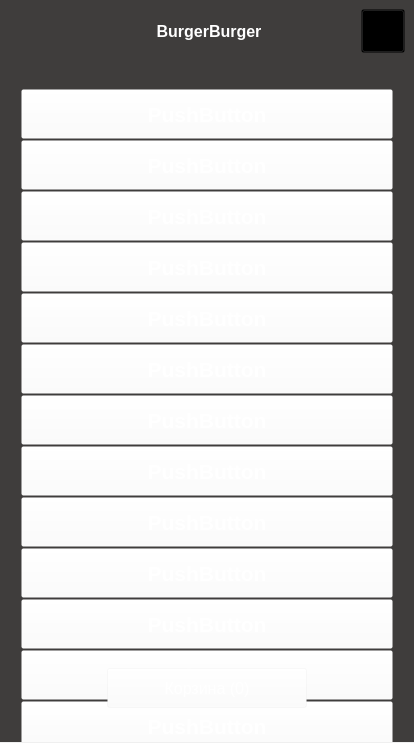
<?xml version="1.0" encoding="UTF-8"?>
<ui version="4.0">
 <class>MainWindow</class>
 <widget class="QMainWindow" name="MainWindow">
  <property name="geometry">
   <rect>
    <x>0</x>
    <y>0</y>
    <width>414</width>
    <height>743</height>
   </rect>
  </property>
  <property name="windowTitle">
   <string>MainWindow</string>
  </property>
  <widget class="QWidget" name="CentralWidget">
   <property name="styleSheet">
    <string notr="true">#MainWidget{
	background-color:rgb(63, 61, 60)
}

QLabel{
	color:rgb(255, 255, 255);
}

QPushButton{
	color:rgb(255, 255, 255);
	background-color: rgba(255, 255, 255, 20);
}</string>
   </property>
   <layout class="QHBoxLayout" name="horizontalLayout">
    <property name="leftMargin">
     <number>0</number>
    </property>
    <property name="topMargin">
     <number>0</number>
    </property>
    <property name="rightMargin">
     <number>0</number>
    </property>
    <property name="bottomMargin">
     <number>0</number>
    </property>
    <item>
     <widget class="QWidget" name="MainWidget" native="true">
      <property name="sizePolicy">
       <sizepolicy hsizetype="Preferred" vsizetype="Preferred">
        <horstretch>0</horstretch>
        <verstretch>0</verstretch>
       </sizepolicy>
      </property>
      <property name="styleSheet">
       <string notr="true"/>
      </property>
      <layout class="QVBoxLayout" name="verticalLayout">
       <property name="leftMargin">
        <number>0</number>
       </property>
       <property name="topMargin">
        <number>0</number>
       </property>
       <property name="rightMargin">
        <number>0</number>
       </property>
       <property name="bottomMargin">
        <number>0</number>
       </property>
       <item>
        <widget class="QWidget" name="Header" native="true">
         <property name="sizePolicy">
          <sizepolicy hsizetype="Preferred" vsizetype="Fixed">
           <horstretch>0</horstretch>
           <verstretch>0</verstretch>
          </sizepolicy>
         </property>
         <property name="minimumSize">
          <size>
           <width>0</width>
           <height>0</height>
          </size>
         </property>
         <property name="maximumSize">
          <size>
           <width>16777215</width>
           <height>62</height>
          </size>
         </property>
         <layout class="QHBoxLayout" name="horizontalLayout_2">
          <item>
           <widget class="QWidget" name="Logo" native="true">
            <layout class="QHBoxLayout" name="horizontalLayout_4">
             <property name="leftMargin">
              <number>0</number>
             </property>
             <property name="topMargin">
              <number>0</number>
             </property>
             <property name="rightMargin">
              <number>0</number>
             </property>
             <property name="bottomMargin">
              <number>0</number>
             </property>
             <item>
              <widget class="QLabel" name="label">
               <property name="sizePolicy">
                <sizepolicy hsizetype="MinimumExpanding" vsizetype="Preferred">
                 <horstretch>0</horstretch>
                 <verstretch>0</verstretch>
                </sizepolicy>
               </property>
               <property name="minimumSize">
                <size>
                 <width>48</width>
                 <height>44</height>
                </size>
               </property>
               <property name="maximumSize">
                <size>
                 <width>48</width>
                 <height>44</height>
                </size>
               </property>
               <property name="font">
                <font>
                 <pointsize>14</pointsize>
                </font>
               </property>
               <property name="text">
                <string/>
               </property>
               <property name="textFormat">
                <enum>Qt::AutoText</enum>
               </property>
               <property name="pixmap">
                <pixmap resource="resources.qrc">:/icons/icons/burger-svgrepo-com.png</pixmap>
               </property>
               <property name="scaledContents">
                <bool>true</bool>
               </property>
               <property name="alignment">
                <set>Qt::AlignCenter</set>
               </property>
              </widget>
             </item>
             <item>
              <widget class="QLabel" name="label_2">
               <property name="font">
                <font>
                 <pointsize>12</pointsize>
                 <weight>75</weight>
                 <bold>true</bold>
                </font>
               </property>
               <property name="text">
                <string>BurgerBurger</string>
               </property>
               <property name="alignment">
                <set>Qt::AlignCenter</set>
               </property>
              </widget>
             </item>
            </layout>
           </widget>
          </item>
          <item>
           <widget class="QWidget" name="AccountWidget" native="true">
            <property name="styleSheet">
             <string notr="true">QPushButton{
	background-color:rgba(0,0,0,0);
}</string>
            </property>
            <layout class="QHBoxLayout" name="horizontalLayout_3">
             <property name="leftMargin">
              <number>0</number>
             </property>
             <property name="topMargin">
              <number>0</number>
             </property>
             <property name="rightMargin">
              <number>0</number>
             </property>
             <property name="bottomMargin">
              <number>0</number>
             </property>
             <item>
              <widget class="QPushButton" name="pushButton">
               <property name="sizePolicy">
                <sizepolicy hsizetype="Preferred" vsizetype="Preferred">
                 <horstretch>0</horstretch>
                 <verstretch>0</verstretch>
                </sizepolicy>
               </property>
               <property name="minimumSize">
                <size>
                 <width>44</width>
                 <height>44</height>
                </size>
               </property>
               <property name="maximumSize">
                <size>
                 <width>44</width>
                 <height>44</height>
                </size>
               </property>
               <property name="text">
                <string/>
               </property>
               <property name="icon">
                <iconset resource="resources.qrc">
                 <normaloff>:/icons/icons/abstract-user-flat-1.png</normaloff>:/icons/icons/abstract-user-flat-1.png</iconset>
               </property>
               <property name="iconSize">
                <size>
                 <width>44</width>
                 <height>44</height>
                </size>
               </property>
              </widget>
             </item>
            </layout>
           </widget>
          </item>
         </layout>
        </widget>
       </item>
       <item>
        <widget class="QWidget" name="MainContent" native="true">
         <property name="sizePolicy">
          <sizepolicy hsizetype="Expanding" vsizetype="MinimumExpanding">
           <horstretch>0</horstretch>
           <verstretch>0</verstretch>
          </sizepolicy>
         </property>
         <property name="autoFillBackground">
          <bool>true</bool>
         </property>
         <property name="styleSheet">
          <string notr="true"/>
         </property>
         <widget class="QScrollArea" name="scrollArea">
          <property name="geometry">
           <rect>
            <x>0</x>
            <y>0</y>
            <width>414</width>
            <height>674</height>
           </rect>
          </property>
          <property name="autoFillBackground">
           <bool>true</bool>
          </property>
          <property name="styleSheet">
           <string notr="true">#scrollAreaWidgetContents{
	background-color:rgb(63, 61, 60)
}</string>
          </property>
          <property name="frameShape">
           <enum>QFrame::NoFrame</enum>
          </property>
          <property name="lineWidth">
           <number>0</number>
          </property>
          <property name="verticalScrollBarPolicy">
           <enum>Qt::ScrollBarAlwaysOff</enum>
          </property>
          <property name="horizontalScrollBarPolicy">
           <enum>Qt::ScrollBarAlwaysOff</enum>
          </property>
          <property name="widgetResizable">
           <bool>false</bool>
          </property>
          <widget class="QWidget" name="scrollAreaWidgetContents">
           <property name="geometry">
            <rect>
             <x>0</x>
             <y>0</y>
             <width>414</width>
             <height>674</height>
            </rect>
           </property>
           <property name="sizePolicy">
            <sizepolicy hsizetype="Preferred" vsizetype="Expanding">
             <horstretch>0</horstretch>
             <verstretch>0</verstretch>
            </sizepolicy>
           </property>
           <property name="minimumSize">
            <size>
             <width>0</width>
             <height>674</height>
            </size>
           </property>
           <layout class="QVBoxLayout" name="verticalLayout_3">
            <property name="spacing">
             <number>0</number>
            </property>
            <property name="leftMargin">
             <number>12</number>
            </property>
            <property name="topMargin">
             <number>12</number>
            </property>
            <property name="rightMargin">
             <number>12</number>
            </property>
            <property name="bottomMargin">
             <number>0</number>
            </property>
            <item alignment="Qt::AlignTop">
             <widget class="QFrame" name="frame">
              <property name="sizePolicy">
               <sizepolicy hsizetype="Preferred" vsizetype="Fixed">
                <horstretch>0</horstretch>
                <verstretch>0</verstretch>
               </sizepolicy>
              </property>
              <property name="minimumSize">
               <size>
                <width>0</width>
                <height>674</height>
               </size>
              </property>
              <layout class="QVBoxLayout" name="verticalLayout_2">
               <item>
                <widget class="QPushButton" name="pushButton_10">
                 <property name="minimumSize">
                  <size>
                   <width>0</width>
                   <height>50</height>
                  </size>
                 </property>
                 <property name="maximumSize">
                  <size>
                   <width>16777215</width>
                   <height>50</height>
                  </size>
                 </property>
                 <property name="font">
                  <font>
                   <pointsize>16</pointsize>
                   <weight>75</weight>
                   <bold>true</bold>
                  </font>
                 </property>
                 <property name="text">
                  <string>PushButton</string>
                 </property>
                 <property name="icon">
                  <iconset resource="resources.qrc">
                   <normaloff>:/icons/icons/burger-svgrepo-com.png</normaloff>:/icons/icons/burger-svgrepo-com.png</iconset>
                 </property>
                 <property name="iconSize">
                  <size>
                   <width>48</width>
                   <height>48</height>
                  </size>
                 </property>
                 <property name="shortcut">
                  <string>Ctrl+S</string>
                 </property>
                </widget>
               </item>
               <item>
                <widget class="QPushButton" name="pushButton_11">
                 <property name="minimumSize">
                  <size>
                   <width>0</width>
                   <height>50</height>
                  </size>
                 </property>
                 <property name="maximumSize">
                  <size>
                   <width>16777215</width>
                   <height>50</height>
                  </size>
                 </property>
                 <property name="font">
                  <font>
                   <pointsize>16</pointsize>
                   <weight>75</weight>
                   <bold>true</bold>
                  </font>
                 </property>
                 <property name="text">
                  <string>PushButton</string>
                 </property>
                 <property name="icon">
                  <iconset resource="resources.qrc">
                   <normaloff>:/icons/icons/burger-svgrepo-com.png</normaloff>:/icons/icons/burger-svgrepo-com.png</iconset>
                 </property>
                 <property name="iconSize">
                  <size>
                   <width>48</width>
                   <height>48</height>
                  </size>
                 </property>
                 <property name="shortcut">
                  <string>Ctrl+S</string>
                 </property>
                </widget>
               </item>
               <item>
                <widget class="QPushButton" name="pushButton_21">
                 <property name="minimumSize">
                  <size>
                   <width>0</width>
                   <height>50</height>
                  </size>
                 </property>
                 <property name="maximumSize">
                  <size>
                   <width>16777215</width>
                   <height>50</height>
                  </size>
                 </property>
                 <property name="font">
                  <font>
                   <pointsize>16</pointsize>
                   <weight>75</weight>
                   <bold>true</bold>
                  </font>
                 </property>
                 <property name="text">
                  <string>PushButton</string>
                 </property>
                 <property name="icon">
                  <iconset resource="resources.qrc">
                   <normaloff>:/icons/icons/burger-svgrepo-com.png</normaloff>:/icons/icons/burger-svgrepo-com.png</iconset>
                 </property>
                 <property name="iconSize">
                  <size>
                   <width>48</width>
                   <height>48</height>
                  </size>
                 </property>
                 <property name="shortcut">
                  <string>Ctrl+S</string>
                 </property>
                </widget>
               </item>
               <item>
                <widget class="QPushButton" name="pushButton_20">
                 <property name="minimumSize">
                  <size>
                   <width>0</width>
                   <height>50</height>
                  </size>
                 </property>
                 <property name="maximumSize">
                  <size>
                   <width>16777215</width>
                   <height>50</height>
                  </size>
                 </property>
                 <property name="font">
                  <font>
                   <pointsize>16</pointsize>
                   <weight>75</weight>
                   <bold>true</bold>
                  </font>
                 </property>
                 <property name="text">
                  <string>PushButton</string>
                 </property>
                 <property name="icon">
                  <iconset resource="resources.qrc">
                   <normaloff>:/icons/icons/burger-svgrepo-com.png</normaloff>:/icons/icons/burger-svgrepo-com.png</iconset>
                 </property>
                 <property name="iconSize">
                  <size>
                   <width>48</width>
                   <height>48</height>
                  </size>
                 </property>
                 <property name="shortcut">
                  <string>Ctrl+S</string>
                 </property>
                </widget>
               </item>
               <item>
                <widget class="QPushButton" name="pushButton_19">
                 <property name="minimumSize">
                  <size>
                   <width>0</width>
                   <height>50</height>
                  </size>
                 </property>
                 <property name="maximumSize">
                  <size>
                   <width>16777215</width>
                   <height>50</height>
                  </size>
                 </property>
                 <property name="font">
                  <font>
                   <pointsize>16</pointsize>
                   <weight>75</weight>
                   <bold>true</bold>
                  </font>
                 </property>
                 <property name="text">
                  <string>PushButton</string>
                 </property>
                 <property name="icon">
                  <iconset resource="resources.qrc">
                   <normaloff>:/icons/icons/burger-svgrepo-com.png</normaloff>:/icons/icons/burger-svgrepo-com.png</iconset>
                 </property>
                 <property name="iconSize">
                  <size>
                   <width>48</width>
                   <height>48</height>
                  </size>
                 </property>
                 <property name="shortcut">
                  <string>Ctrl+S</string>
                 </property>
                </widget>
               </item>
               <item>
                <widget class="QPushButton" name="pushButton_18">
                 <property name="minimumSize">
                  <size>
                   <width>0</width>
                   <height>50</height>
                  </size>
                 </property>
                 <property name="maximumSize">
                  <size>
                   <width>16777215</width>
                   <height>50</height>
                  </size>
                 </property>
                 <property name="font">
                  <font>
                   <pointsize>16</pointsize>
                   <weight>75</weight>
                   <bold>true</bold>
                  </font>
                 </property>
                 <property name="text">
                  <string>PushButton</string>
                 </property>
                 <property name="icon">
                  <iconset resource="resources.qrc">
                   <normaloff>:/icons/icons/burger-svgrepo-com.png</normaloff>:/icons/icons/burger-svgrepo-com.png</iconset>
                 </property>
                 <property name="iconSize">
                  <size>
                   <width>48</width>
                   <height>48</height>
                  </size>
                 </property>
                 <property name="shortcut">
                  <string>Ctrl+S</string>
                 </property>
                </widget>
               </item>
               <item>
                <widget class="QPushButton" name="pushButton_17">
                 <property name="minimumSize">
                  <size>
                   <width>0</width>
                   <height>50</height>
                  </size>
                 </property>
                 <property name="maximumSize">
                  <size>
                   <width>16777215</width>
                   <height>50</height>
                  </size>
                 </property>
                 <property name="font">
                  <font>
                   <pointsize>16</pointsize>
                   <weight>75</weight>
                   <bold>true</bold>
                  </font>
                 </property>
                 <property name="text">
                  <string>PushButton</string>
                 </property>
                 <property name="icon">
                  <iconset resource="resources.qrc">
                   <normaloff>:/icons/icons/burger-svgrepo-com.png</normaloff>:/icons/icons/burger-svgrepo-com.png</iconset>
                 </property>
                 <property name="iconSize">
                  <size>
                   <width>48</width>
                   <height>48</height>
                  </size>
                 </property>
                 <property name="shortcut">
                  <string>Ctrl+S</string>
                 </property>
                </widget>
               </item>
               <item>
                <widget class="QPushButton" name="pushButton_16">
                 <property name="minimumSize">
                  <size>
                   <width>0</width>
                   <height>50</height>
                  </size>
                 </property>
                 <property name="maximumSize">
                  <size>
                   <width>16777215</width>
                   <height>50</height>
                  </size>
                 </property>
                 <property name="font">
                  <font>
                   <pointsize>16</pointsize>
                   <weight>75</weight>
                   <bold>true</bold>
                  </font>
                 </property>
                 <property name="text">
                  <string>PushButton</string>
                 </property>
                 <property name="icon">
                  <iconset resource="resources.qrc">
                   <normaloff>:/icons/icons/burger-svgrepo-com.png</normaloff>:/icons/icons/burger-svgrepo-com.png</iconset>
                 </property>
                 <property name="iconSize">
                  <size>
                   <width>48</width>
                   <height>48</height>
                  </size>
                 </property>
                 <property name="shortcut">
                  <string>Ctrl+S</string>
                 </property>
                </widget>
               </item>
               <item>
                <widget class="QPushButton" name="pushButton_15">
                 <property name="minimumSize">
                  <size>
                   <width>0</width>
                   <height>50</height>
                  </size>
                 </property>
                 <property name="maximumSize">
                  <size>
                   <width>16777215</width>
                   <height>50</height>
                  </size>
                 </property>
                 <property name="font">
                  <font>
                   <pointsize>16</pointsize>
                   <weight>75</weight>
                   <bold>true</bold>
                  </font>
                 </property>
                 <property name="text">
                  <string>PushButton</string>
                 </property>
                 <property name="icon">
                  <iconset resource="resources.qrc">
                   <normaloff>:/icons/icons/burger-svgrepo-com.png</normaloff>:/icons/icons/burger-svgrepo-com.png</iconset>
                 </property>
                 <property name="iconSize">
                  <size>
                   <width>48</width>
                   <height>48</height>
                  </size>
                 </property>
                 <property name="shortcut">
                  <string>Ctrl+S</string>
                 </property>
                </widget>
               </item>
               <item>
                <widget class="QPushButton" name="pushButton_14">
                 <property name="minimumSize">
                  <size>
                   <width>0</width>
                   <height>50</height>
                  </size>
                 </property>
                 <property name="maximumSize">
                  <size>
                   <width>16777215</width>
                   <height>50</height>
                  </size>
                 </property>
                 <property name="font">
                  <font>
                   <pointsize>16</pointsize>
                   <weight>75</weight>
                   <bold>true</bold>
                  </font>
                 </property>
                 <property name="text">
                  <string>PushButton</string>
                 </property>
                 <property name="icon">
                  <iconset resource="resources.qrc">
                   <normaloff>:/icons/icons/burger-svgrepo-com.png</normaloff>:/icons/icons/burger-svgrepo-com.png</iconset>
                 </property>
                 <property name="iconSize">
                  <size>
                   <width>48</width>
                   <height>48</height>
                  </size>
                 </property>
                 <property name="shortcut">
                  <string>Ctrl+S</string>
                 </property>
                </widget>
               </item>
               <item>
                <widget class="QPushButton" name="pushButton_13">
                 <property name="minimumSize">
                  <size>
                   <width>0</width>
                   <height>50</height>
                  </size>
                 </property>
                 <property name="maximumSize">
                  <size>
                   <width>16777215</width>
                   <height>50</height>
                  </size>
                 </property>
                 <property name="font">
                  <font>
                   <pointsize>16</pointsize>
                   <weight>75</weight>
                   <bold>true</bold>
                  </font>
                 </property>
                 <property name="text">
                  <string>PushButton</string>
                 </property>
                 <property name="icon">
                  <iconset resource="resources.qrc">
                   <normaloff>:/icons/icons/burger-svgrepo-com.png</normaloff>:/icons/icons/burger-svgrepo-com.png</iconset>
                 </property>
                 <property name="iconSize">
                  <size>
                   <width>48</width>
                   <height>48</height>
                  </size>
                 </property>
                 <property name="shortcut">
                  <string>Ctrl+S</string>
                 </property>
                </widget>
               </item>
               <item>
                <widget class="QPushButton" name="pushButton_12">
                 <property name="minimumSize">
                  <size>
                   <width>0</width>
                   <height>50</height>
                  </size>
                 </property>
                 <property name="maximumSize">
                  <size>
                   <width>16777215</width>
                   <height>50</height>
                  </size>
                 </property>
                 <property name="font">
                  <font>
                   <pointsize>16</pointsize>
                   <weight>75</weight>
                   <bold>true</bold>
                  </font>
                 </property>
                 <property name="text">
                  <string>PushButton</string>
                 </property>
                 <property name="icon">
                  <iconset resource="resources.qrc">
                   <normaloff>:/icons/icons/burger-svgrepo-com.png</normaloff>:/icons/icons/burger-svgrepo-com.png</iconset>
                 </property>
                 <property name="iconSize">
                  <size>
                   <width>48</width>
                   <height>48</height>
                  </size>
                 </property>
                 <property name="shortcut">
                  <string>Ctrl+S</string>
                 </property>
                </widget>
               </item>
               <item>
                <widget class="QPushButton" name="pushButton_9">
                 <property name="minimumSize">
                  <size>
                   <width>0</width>
                   <height>50</height>
                  </size>
                 </property>
                 <property name="maximumSize">
                  <size>
                   <width>16777215</width>
                   <height>50</height>
                  </size>
                 </property>
                 <property name="font">
                  <font>
                   <pointsize>16</pointsize>
                   <weight>75</weight>
                   <bold>true</bold>
                  </font>
                 </property>
                 <property name="text">
                  <string>PushButton</string>
                 </property>
                 <property name="icon">
                  <iconset resource="resources.qrc">
                   <normaloff>:/icons/icons/burger-svgrepo-com.png</normaloff>:/icons/icons/burger-svgrepo-com.png</iconset>
                 </property>
                 <property name="iconSize">
                  <size>
                   <width>48</width>
                   <height>48</height>
                  </size>
                 </property>
                 <property name="shortcut">
                  <string>Ctrl+S</string>
                 </property>
                </widget>
               </item>
              </layout>
             </widget>
            </item>
           </layout>
          </widget>
         </widget>
         <widget class="QPushButton" name="pushButton_2">
          <property name="geometry">
           <rect>
            <x>107</x>
            <y>600</y>
            <width>200</width>
            <height>40</height>
           </rect>
          </property>
          <property name="sizePolicy">
           <sizepolicy hsizetype="Fixed" vsizetype="Fixed">
            <horstretch>0</horstretch>
            <verstretch>0</verstretch>
           </sizepolicy>
          </property>
          <property name="maximumSize">
           <size>
            <width>16777215</width>
            <height>16777215</height>
           </size>
          </property>
          <property name="font">
           <font>
            <pointsize>12</pointsize>
           </font>
          </property>
          <property name="text">
           <string>Корзина (0)</string>
          </property>
          <property name="icon">
           <iconset resource="resources.qrc">
            <normaloff>:/icons/icons/shopping-cart.png</normaloff>:/icons/icons/shopping-cart.png</iconset>
          </property>
          <property name="iconSize">
           <size>
            <width>48</width>
            <height>48</height>
           </size>
          </property>
         </widget>
        </widget>
       </item>
      </layout>
     </widget>
    </item>
   </layout>
  </widget>
 </widget>
 <resources>
  <include location="resources.qrc"/>
 </resources>
 <connections/>
</ui>
